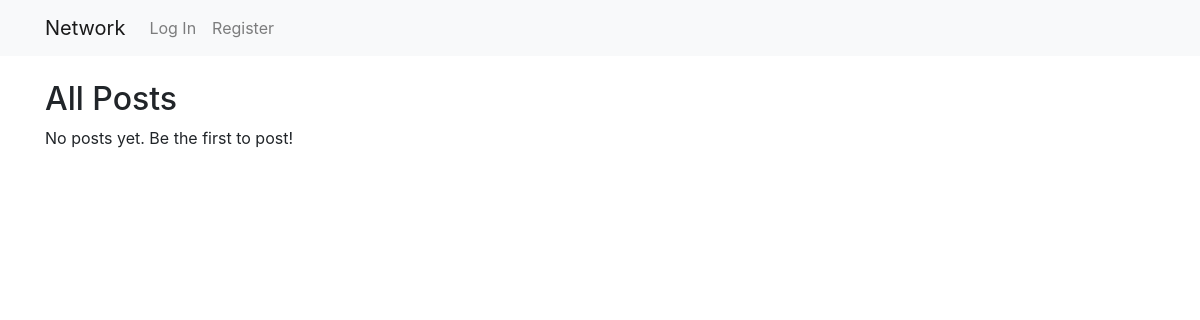
The app's page /, older data.
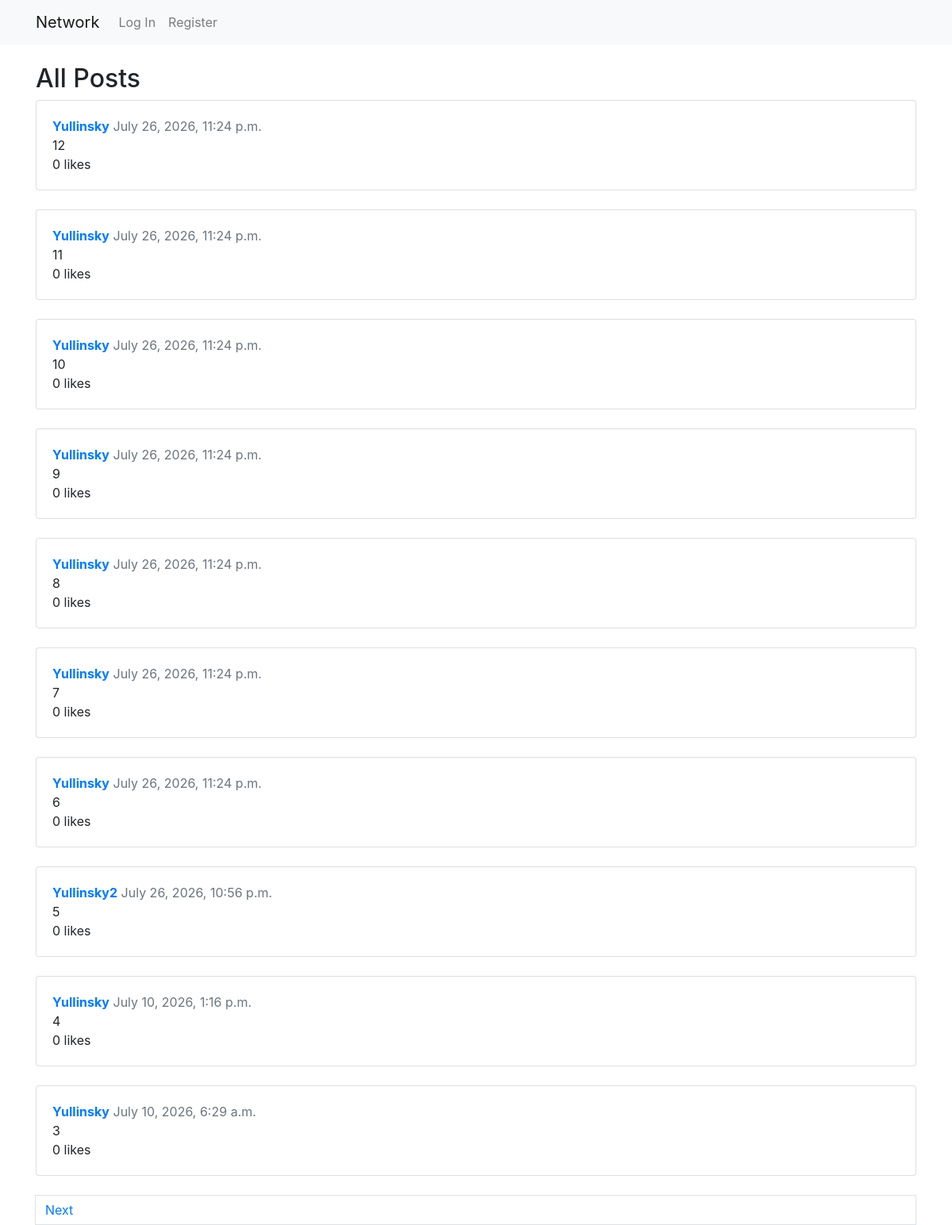
The same page, newer data.
### network/models.py (models this page shows, shortened)
class Post(models.Model):
    body = models.TextField(max_length=640)
    date_time = models.DateTimeField(auto_now_add=True)
    user = models.ForeignKey(User, on_delete=models.CASCADE)
    likes = models.ManyToManyField(User, related_name="liked_posts", blank=True)
    def total_likes(self):
        return self.likes.count()

class User(AbstractUser):
    pass

### network/views.py (the view)
# urls.py: path("", views.index, name="index"),
def index(request):
    page_obj = paginate(request, Post.objects.all().order_by('-date_time'))
    return render(request, "network/index.html", {"page_obj": page_obj})

### network/helpers.py (called while the page is built)
def paginate(request, queryset, per_page=10):
    paginator = Paginator(queryset, per_page)
    page_number = request.GET.get('page')
    return paginator.get_page(page_number)

### network/templates/network/index.html (shortened to what this page needs)
{% extends "network/layout.html" %}
{% block body %}
    <h2>All Posts</h2>
    {% include "network/posts_list.html" %}
{% endblock %}

### network/templates/network/posts_list.html (shortened to what this page needs)
{% for post in page_obj %}
    <div class="post card mb-4" id="post-{{  post.id  }}">
        <div class="card-body">
            <div class="post-header">
                <a href="{% url 'profile' post.user.username %}"><strong>{{  post.user.username  }}</strong><a>
                <span class="text-muted" id="timestamp-{{ post.id }}"> {{ post.date_time|date:"F j, Y, g:i a" }}</span>
            </div>
            <div class="post-body" id="content-{{ post.id }}">{{ post.body|linebreaksbr }}</div>
            <div class="post-footer">
                <span id="likes-count-{{  post.id  }}">{{ post.total_likes }} </span> likes
            </div>
        </div>
    </div>
{% empty %}
    <p>No posts yet. Be the first to post!</p>
{% endfor %}
<nav class="mt-4">
    {% if page_obj.has_next %}
        <a class="page-link" href="?page={{ page_obj.next_page_number }}">Next</a>
    {% endif %}
</nav>

Row changes from the older to the newer data that the page shows:
added Post: user.username "Yullinsky", date_time "July 26, 2026, 11:24 p.m.", body "12", total_likes "0"
added Post: user.username "Yullinsky", date_time "July 26, 2026, 11:24 p.m.", body "11", total_likes "0"
added Post: user.username "Yullinsky", date_time "July 26, 2026, 11:24 p.m.", body "10", total_likes "0"
added Post: user.username "Yullinsky", date_time "July 26, 2026, 11:24 p.m.", body "9", total_likes "0"
added Post: user.username "Yullinsky", date_time "July 26, 2026, 11:24 p.m.", body "8", total_likes "0"
added Post: user.username "Yullinsky", date_time "July 26, 2026, 11:24 p.m.", body "7", total_likes "0"
added Post: user.username "Yullinsky", date_time "July 26, 2026, 11:24 p.m.", body "6", total_likes "0"
added Post: user.username "Yullinsky2", date_time "July 26, 2026, 10:56 p.m.", body "5", total_likes "0"
added Post: user.username "Yullinsky", date_time "July 10, 2026, 1:16 p.m.", body "4", total_likes "0"
added Post: user.username "Yullinsky", date_time "July 10, 2026, 6:29 a.m.", body "3", total_likes "0"
Text that changed along with them:
text no longer shown: "No posts yet. Be the first to post!"
text now shown: "Next"
